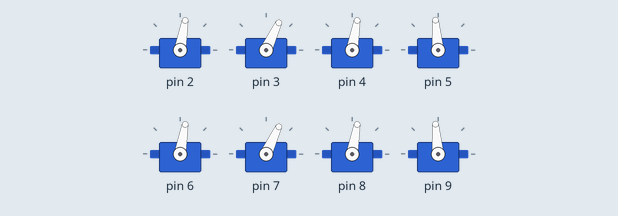
The sketch below on a simulated Arduino Uno, built with avr-gcc and run on an emulated ATmega328P. Shown: 8 × servo.

Above: at 0.2 s.
Timing chart, 0 to 1.7 s (numbered marks = the images above):
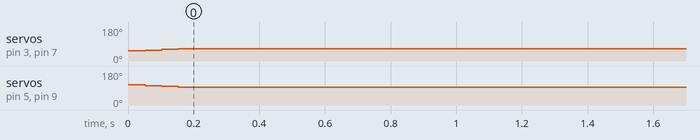

The sketch:

spider123.ino
```cpp
#include <Servo.h>

Servo myservo[4][2];
int horang = 30;
int verang = 30;
int defang = 80;
int servoangle[4][2];

int da =  0,  // Left Front Pivot
    db =  0,  // Left Back Pivot
    dc =  0,  // Right Back Pivot
    dd =  0;  // Right Front Pivot

// lift servos
int dw =  -15,  // Left Front Lift
    dx =   15,  // Left Back Lift
    dy =  -15,  // Right Back Lift
    dz =   15;  // Right Front Lift
//int dw =  0,  // Left Front Lift
//    dx =  0,  // Left Back Lift
//    dy =  0,  // Right Back Lift
//    dz =  0;  // Right Front Lift

void setup()
{
  myservo[0][0].attach(2);
  myservo[0][1].attach(3);
  myservo[1][0].attach(4);
  myservo[1][1].attach(5);
  myservo[2][0].attach(6);
  myservo[2][1].attach(7);
  myservo[3][0].attach(8);
  myservo[3][1].attach(9);

  servoangle[0][0] = defang+da;
  servoangle[0][1] = defang+dw;
  servoangle[1][0] = defang+db;
  servoangle[1][1] = defang+dx;
  servoangle[2][0] = defang+dc;
  servoangle[2][1] = defang+dy;
  servoangle[3][0] = defang+dd;
  servoangle[3][1] = defang+dz;

  myservo[0][0].write(servoangle[0][0]+da);
  myservo[0][1].write(servoangle[0][1]+dw);
  myservo[1][0].write(servoangle[1][0]+db);
  myservo[1][1].write(servoangle[1][1]+dx);
  myservo[2][0].write(servoangle[2][0]+dc);
  myservo[2][1].write(servoangle[2][1]+dy);
  myservo[3][0].write(servoangle[3][0]+dd);
  myservo[3][1].write(servoangle[3][1]+dz);
  int x = 4;
  srv(80,80,80,80,
      80,80,80,80,
      x,x,x,x);
  delay(30);
}

void loop() {
  int x=4;
  srv(80,80,80,80,
      80,80,80,80,
      x,x,x,x);
  delay(30);

///////////////////////////////////////////////////////////////////////////////////
//To change
//
//  for(int f=0;f<5;f++)
//  {
//    forward();
//    forward();
//    forward();
//    forward();
//    forward();
//    forward();
//    forward();
//    forward();
//    turnleft();
//    turnleft();
//    turnleft();
//    turnleft();
//    turnleft();
//    backward();
//    backward();
//    backward();
//    backward();
//    backward();
//    backward();
//    backward();
//    backward();
//  }
  delay(10000);

///////////////////////////////////////////////////////////////////////////////////

}

void forward()
{
  int x = 4;
  dw =   15;  // Left Front Lift
  dx =  -15;  // Left Back Lift
  dy =   15;  // Right Back Lift
  dz =  -15;  // Right Front Lift

  srv(100,60,60,100,
      50,80,50,80,
      x,x,x,x);
  delay(30);
  srv(60,100,100,60,
      50,80,50,80,
      x,x,x,x);
  delay(30);
  srv(60,100,100,60,
      80,110,80,110,
      x,x,x,x);
  delay(30);
  srv(100,60,60,100,
      80,110,80,110,
      x,x,x,x);
  delay(30);
}

void backward()
{
  int x = 4;
  dw =   15;  // Left Front Lift
  dx =  -15;  // Left Back Lift
  dy =   15;  // Right Back Lift
  dz =  -15;  // Right Front Lift

  srv(60,100,100,60,
      50,80,50,80,
      x,x,x,x);
  delay(30);
  srv(100,60,60,100,
      50,80,50,80,
      x,x,x,x);
  delay(30);
  srv(100,60,60,100,
      80,110,80,110,
      x,x,x,x);
  delay(30);
  srv(60,100,100,60,
      80,110,80,110,
      x,x,x,x);
  delay(30);

}

void turnleft()
{
  dw =  -15;  // Left Front Lift
  dx =   15;  // Left Back Lift
  dy =  -15;  // Right Back Lift
  dz =   15;  // Right Front Lift
  int x = 4;

  srv(40,80,80,80,
      50,80,80,80,
      x,x,x,x);
  delay(30);
  srv(40,80,80,80,
      80,80,80,80,
      x,x,x,x);
  delay(30);

  srv(40,80,80,80,
      80,110,80,80,
      x,x,x,x);
  delay(30);
  srv(40,40,80,80,
      80,110,80,80,
      x,x,x,x);
  delay(30);
  srv(40,40,80,80,
      80,80,80,80,
      x,x,x,x);
  delay(30);

  srv(40,40,80,80,
      80,80,50,80,
      x,x,x,x);
  delay(30);
  srv(40,40,40,80,
      80,80,50,80,
      x,x,x,x);
  delay(30);
  srv(40,40,40,80,
      80,80,80,80,
      x,x,x,x);
  delay(30);

  srv(40,40,40,80,
      80,80,80,110,
      x,x,x,x);
  delay(30);
  srv(40,40,40,40,
      80,80,80,110,
      x,x,x,x);
  delay(30);
  srv(40,40,40,40,
      80,80,80,80,
      x,x,x,x);
  delay(30);

  srv(80,80,80,80,
      80,80,80,80,
      x,x,x,x);
  delay(30);

}
void srv( int  p11, int p21, int p31, int p41, int p12, int p22, int p32, int p42, int sp1, int sp2, int sp3, int sp4)
{
  while ((servoangle[0][0] != p11) || (servoangle[1][0] != p21) || (servoangle[2][0] != p31) || (servoangle[3][0] != p41) || (servoangle[0][1] != p12) || (servoangle[1][1] != p22) || (servoangle[2][1] != p32) || (servoangle[3][1] != p42)) {

    // Front Left Pivot Servo
    if (servoangle[0][0] < p11)            // if servo position is less than programmed position
    {
      if ((servoangle[0][0] + sp1) <= p11)
        servoangle[0][0] = servoangle[0][0] + sp1;      // set servo position equal to servo position plus speed constant
      else
        servoangle[0][0] = p11;
    }

    if (servoangle[0][0] > p11)            // if servo position is greater than programmed position
    {
      if ((servoangle[0][0] - sp1) >= p11)
        servoangle[0][0] = servoangle[0][0] - sp1;      // set servo position equal to servo position minus speed constant
      else
        servoangle[0][0] = p11;
    }

    // Back Left Pivot Servo
    if (servoangle[1][0] < p21)
    {
      if ((servoangle[1][0] + sp2) <= p21)
        servoangle[1][0] = servoangle[1][0] + sp2;
      else
        servoangle[1][0] = p21;
    }

    if (servoangle[1][0] > p21)
    {
      if ((servoangle[1][0] - sp2) >= p21)
        servoangle[1][0] = servoangle[1][0] - sp2;
      else
        servoangle[1][0] = p21;
    }

    // Back Right Pivot Servo
    if (servoangle[2][0] < p31)
    {
      if ((servoangle[2][0] + sp3) <= p31)
        servoangle[2][0] = servoangle[2][0] + sp3;
      else
        servoangle[2][0] = p31;
    }

    if (servoangle[2][0] > p31)
    {
      if ((servoangle[2][0] - sp3) >= p31)
        servoangle[2][0] = servoangle[2][0] - sp3;
      else
        servoangle[2][0] = p31;
    }

    // Front Right Pivot Servo
    if (servoangle[3][0] < p41)
    {
      if ((servoangle[3][0] + sp4) <= p41)
        servoangle[3][0] = servoangle[3][0] + sp4;
      else
        servoangle[3][0] = p41;
    }

    if (servoangle[3][0] > p41)
    {
      if ((servoangle[3][0] - sp4) >= p41)
        servoangle[3][0] = servoangle[3][0] - sp4;
      else
        servoangle[3][0] = p41;
    }

    // Front Left Lift Servo
    if (servoangle[0][1] < p12)
    {
      if ((servoangle[0][1] + sp1) <= p12)
        servoangle[0][1] = servoangle[0][1] + sp1;
      else
        servoangle[0][1] = p12;
    }

    if (servoangle[0][1] > p12)
    {
      if ((servoangle[0][1] - sp1) >= p12)
        servoangle[0][1] = servoangle[0][1] - sp1;
      else
        servoangle[0][1] = p12;
    }

    // Back Left Lift Servo
    if (servoangle[1][1] < p22)
    {
      if ((servoangle[1][1] + sp2) <= p22)
        servoangle[1][1] = servoangle[1][1] + sp2;
      else
        servoangle[1][1] = p22;
    }

    if (servoangle[1][1] > p22)
    {
      if ((servoangle[1][1] - sp2) >= p22)
        servoangle[1][1] = servoangle[1][1] - sp2;
      else
        servoangle[1][1] = p22;
    }

    // Back Right Lift Servo
    if (servoangle[2][1] < p32)
    {
      if ((servoangle[2][1] + sp3) <= p32)
        servoangle[2][1] = servoangle[2][1] + sp3;
      else
        servoangle[2][1] = p32;
    }

    if (servoangle[2][1] > p32)
    {
      if ((servoangle[2][1] - sp3) >= p32)
        servoangle[2][1] = servoangle[2][1] - sp3;
      else
        servoangle[2][1] = p32;
    }

    // Front Right Lift Servo
    if (servoangle[3][1] < p42)
    {
      if ((servoangle[3][1] + sp4) <= p42)
        servoangle[3][1] = servoangle[3][1] + sp4;
      else
        servoangle[3][1] = p42;
    }

    if (servoangle[3][1] > p42)
    {
      if ((servoangle[3][1] - sp4) >= p42)
        servoangle[3][1] = servoangle[3][1] - sp4;
      else
        servoangle[3][1] = p42;
    }

    // Write Pivot Servo Values
    myservo[0][0].write(servoangle[0][0] + da);
    myservo[1][0].write(servoangle[1][0] + db);
    myservo[2][0].write(servoangle[2][0] + dc);
    myservo[3][0].write(servoangle[3][0] + dd);

    // Write Lift Servos Values
    myservo[0][1].write(servoangle[0][1] + dw);
    myservo[1][1].write(servoangle[1][1] + dx);
    myservo[2][1].write(servoangle[2][1] + dy);
    myservo[3][1].write(servoangle[3][1] + dz);
    delay(50);
  }
}
```
